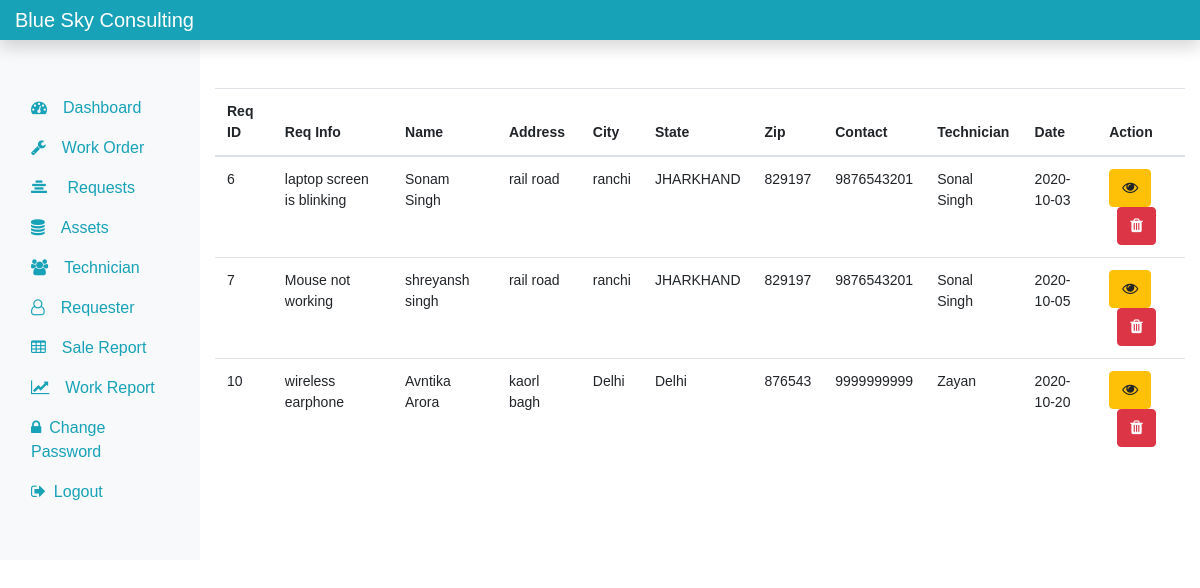
The app's page /admin/work.php (signed in) with its own data.
### tables this page shows
CREATE TABLE `ass` (
  `req_id` int(50) NOT NULL,
  `r_info` text NOT NULL,
  `r_desc` text NOT NULL,
  `r_name` text NOT NULL,
  `r_add1` text NOT NULL,
  `r_add2` text NOT NULL,
  `r_city` text NOT NULL,
  `r_state` text NOT NULL,
  `r_zip` bigint(12) NOT NULL,
  `r_email` varchar(20) NOT NULL,
  `r_contact` bigint(12) NOT NULL,
  `r_date` date NOT NULL,
  `t_assign` text NOT NULL,
  `d_assign` date NOT NULL
);

### admin/work.php (the view, shortened to what this page needs)
<?php
include('includes/header.php');
include('../requester/dbcon.php');
?>
 <div class="col-sm-9 col-md-10 mt-5">
   <?php
   $sql = "SELECT * FROM `ass` ";
   $result = $conn->query($sql);
   if($result->num_rows > 0){
     echo "<table class='table'>";
     echo '<thead>';
     echo '<tr style="font-size:14px;">';
     echo "<th scope='col'>Req ID</th>";
     echo "<th scope='col'>Req Info</th>";
     echo "<th scope='col'>Name</th>";
     echo "<th scope='col'>Address</th>";
     echo "<th scope='col'>City</th>";
     echo "<th scope='col'>State</th>";
     echo "<th scope='col'>Zip</th>";
     echo "<th scope='col'>Contact</th>";
     echo "<th scope='col'>Technician</th>";
     echo "<th scope='col'>Date</th>";
     echo "<th scope='col'>Action</th>";
     echo "</tr>";
     echo "</thead>";
     echo '<tbody>';
     while($row = $result->fetch_assoc()){
         echo '<tr style="font-size:14px;">';
          echo '<td>'.$row['req_id'].'</td>';
          echo '<td>'.$row['r_info'].'</td>';
          echo '<td>'.$row['r_name'].'</td>';
          echo '<td>'.$row['r_add1'].'</td>';
          echo '<td>'.$row['r_city'].'</td>';
          echo '<td>'.$row['r_state'].'</td>';
          echo '<td>'.$row['r_zip'].'</td>';
          echo '<td>'.$row['r_contact'].'</td>';
          echo '<td>'.$row['t_assign'].'</td>';
          echo '<td>'.$row['d_assign'].'</td>';
          echo '<td>';
          echo '<form action="viewassignedwork.php" method="POST" class="d-inline">';
           echo '<input type="hidden" name="id" value='.$row['req_id'].'><button class="btn btn-warning" name="view" value="View" type="submit"><i class="fa fa-eye" aria-hidden="true"></i></button>';
           echo '</form>';
           echo '<form action="" method="POST" class="d-inline">';
           echo '<input type="hidden" name="id" value='.$row['req_id'].'><button class="btn btn-danger ml-2" name="del" value="Delete" type="submit"><i class="fa fa-trash" aria-hidden="true"></i></button>';
          echo '</form>';
          echo '</td>';
        echo '</tr>';
     }
     echo '</tbody>';
     echo "</table>";
   }else{
     echo '0 Result';
   }
   ?>
 </div>
<?php
 include('includes/footer.php');
?>

### css/style.css (style rules this page uses)
* { padding: 0px; margin: 0px; font-family : 'Ubuntu', sans-serif; }

### records on screen
ass: req_id "6", r_info "laptop screen is blinking", r_name "Sonam Singh", r_add1 "rail road", r_city "ranchi", r_state "JHARKHAND", r_zip "829197", r_contact "9876543201", t_assign "Sonal Singh", d_assign "2020-10-03"
ass: req_id "7", r_info "Mouse not working", r_name "shreyansh singh", r_add1 "rail road", r_city "ranchi", r_state "JHARKHAND", r_zip "829197", r_contact "9876543201", t_assign "Sonal Singh", d_assign "2020-10-05"
ass: req_id "10", r_info "wireless earphone", r_name "Avntika Arora", r_add1 "kaorl bagh", r_city "Delhi", r_state "Delhi", r_zip "876543", r_contact "9999999999", t_assign "Zayan", d_assign "2020-10-20"
